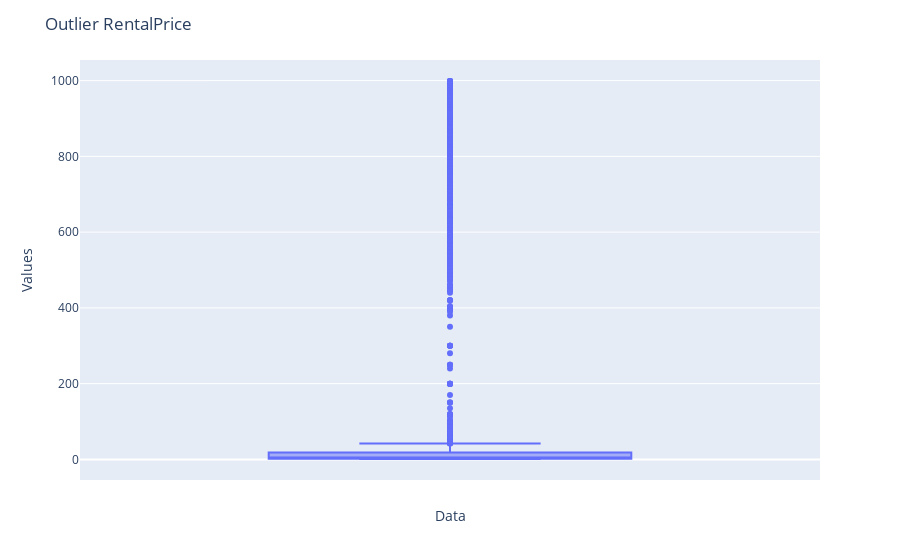

Notebook code for this chart:
### Code cell
fig = px.box(
    df["listing.pricingInfo.rentalPrice"], y=df["listing.pricingInfo.rentalPrice"]
)
fig.update_layout(
    title="Outlier RentalPrice",
    xaxis=dict(title="Data"),
    yaxis=dict(title="Values"),
    boxmode="group",
    showlegend=False,
)
fig.show()

### Figure 1 — Plotly figure (JSON) as saved in the notebook; plotly's stock layout.template omitted (floating-point values rounded to 4 significant figures; data arrays with more than 128 entries replaced by an {"elided": "..."} marker saying what was removed)
{"data": [{"alignmentgroup": "True", "hovertemplate": "y=%{y}<extra></extra>", "legendgroup": "", "marker": {"color": "#636efa"}, "name": "", "notched": false, "offsetgroup": "", "orientation": "v", "showlegend": false, "type": "box", "x0": " ", "xaxis": "x", "y": {"elided": "15533 float values"}, "y0": " ", "yaxis": "y"}], "layout": {"autosize": true, "boxmode": "group", "legend": {"tracegroupgap": 0}, "margin": {"t": 60}, "showlegend": false, "title": {"text": "Outlier RentalPrice"}, "xaxis": {"anchor": "y", "autorange": true, "domain": [0, 1], "range": [-0.5, 0.5], "title": {"text": "Data"}, "type": "category"}, "yaxis": {"anchor": "x", "autorange": true, "domain": [0, 1], "range": [-54.44, 1054.0], "title": {"text": "Values"}, "type": "linear"}}}
